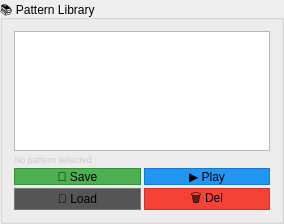
         <widget class="QGroupBox" name="pattern_library_group">
          <property name="title">
           <string>📚 Pattern Library</string>
          </property>
          <layout class="QVBoxLayout" name="pattern_library_layout">
           <property name="spacing">
            <number>3</number>
           </property>
           <item>
            <widget class="QListWidget" name="pattern_list">
             <property name="maximumSize">
              <size>
               <width>16777215</width>
               <height>120</height>
              </size>
             </property>
            </widget>
           </item>
           <item>
            <widget class="QLabel" name="pattern_info">
             <property name="text">
              <string>No pattern selected</string>
             </property>
             <property name="styleSheet">
              <string>font-size: 9px; color: #CCCCCC;</string>
             </property>
             <property name="wordWrap">
              <bool>true</bool>
             </property>
            </widget>
           </item>
           <item>
            <layout class="QHBoxLayout" name="pattern_buttons_1">
             <item>
              <widget class="QPushButton" name="save_current_btn">
               <property name="maximumSize">
                <size>
                 <width>16777215</width>
                 <height>22</height>
                </size>
               </property>
               <property name="text">
                <string>💾 Save</string>
               </property>
               <property name="styleSheet">
                <string>background-color: #4CAF50; border: 1px solid #388E3C;</string>
               </property>
              </widget>
             </item>
             <item>
              <widget class="QPushButton" name="replay_btn">
               <property name="maximumSize">
                <size>
                 <width>16777215</width>
                 <height>22</height>
                </size>
               </property>
               <property name="text">
                <string>▶️ Play</string>
               </property>
               <property name="styleSheet">
                <string>background-color: #2196F3; border: 1px solid #1976D2;</string>
               </property>
              </widget>
             </item>
            </layout>
           </item>
           <item>
            <layout class="QHBoxLayout" name="pattern_buttons_2">
             <item>
              <widget class="QPushButton" name="load_btn">
               <property name="maximumSize">
                <size>
                 <width>16777215</width>
                 <height>22</height>
                </size>
               </property>
               <property name="text">
                <string>📂 Load</string>
               </property>
               <property name="styleSheet">
                <string>background-color: #555; border: 1px solid #777;</string>
               </property>
              </widget>
             </item>
             <item>
              <widget class="QPushButton" name="delete_btn">
               <property name="maximumSize">
                <size>
                 <width>16777215</width>
                 <height>22</height>
                </size>
               </property>
               <property name="text">
                <string>🗑️ Del</string>
               </property>
               <property name="styleSheet">
                <string>background-color: #F44336; border: 1px solid #D32F2F;</string>
               </property>
              </widget>
             </item>
            </layout>
           </item>
          </layout>
         </widget>
